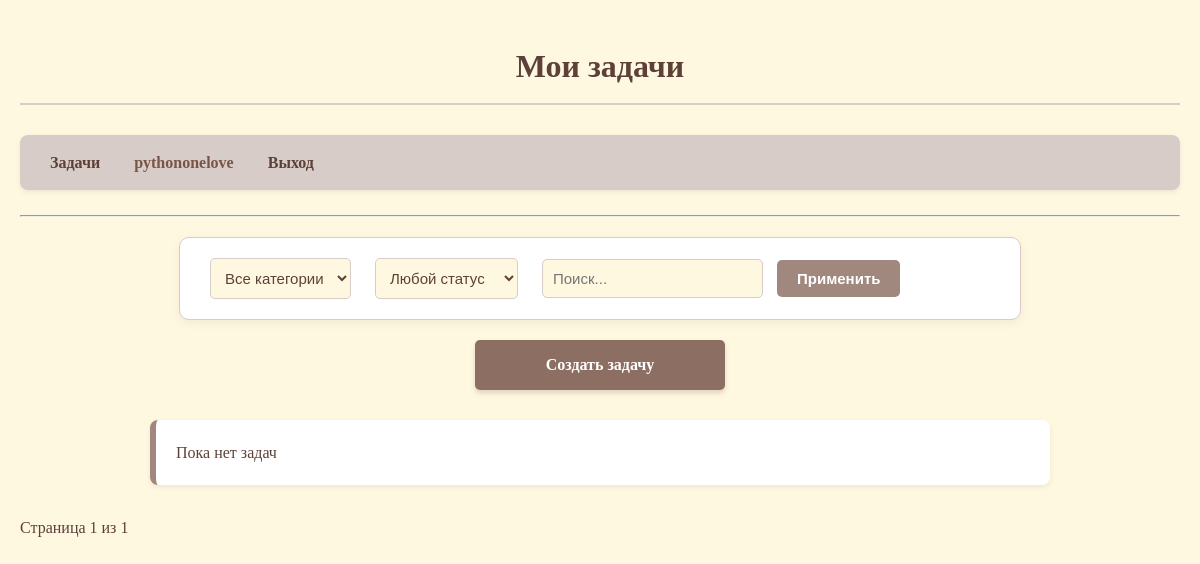
The app's page / (signed in), older data.
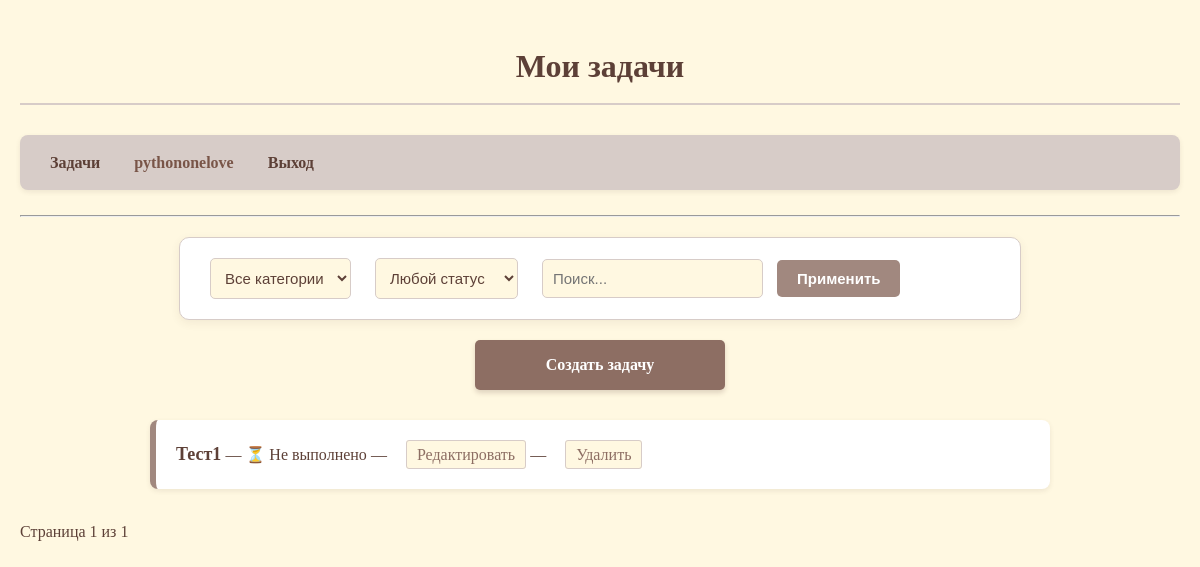
The same page, newer data.
### main/models.py (models this page shows, shortened)
class Task(models.Model):
    title = models.CharField(max_length=200)
    description = models.TextField(blank=True)
    created_at = models.DateTimeField(auto_now_add=True)
    deadline = models.DateField(null=True, blank=True)
    is_done = models.BooleanField(default=False)
    category = models.ForeignKey(Category, on_delete=models.CASCADE, null=True, blank=True)
    executor = models.ForeignKey(User, on_delete=models.SET_NULL, null=True, blank=True)

### main/views.py (the view)
# urls.py: path('', views.tasks_list, name="tasks_list"),
def tasks_list(request):
    if request.user.is_authenticated:
        tasks = Task.objects.filter(executor=request.user)
    else:
        tasks = Task.objects.none()
    category = request.GET.get('category')
    if category:
        tasks = tasks.filter(category__id=category)
    status = request.GET.get('status')
    if status == 'done':
        tasks = tasks.filter(is_done=True)
    elif status == 'not_done':
        tasks = tasks.filter(is_done=False)
    query = request.GET.get('q')
    if query:
        tasks = tasks.filter(title__icontains=query)
    paginator = Paginator(tasks, 5)
    page = request.GET.get('page')
    tasks = paginator.get_page(page)
    return render(request, "tasks_list.html", {
        "tasks": tasks,
        "categories": Category.objects.all()
    })

### main/templates/tasks_list.html (shortened to what this page needs)
<!DOCTYPE html>
<html>
<head>
    {% load static %}
    <link rel="stylesheet" href="{% static 'css/style.css' %}">
</head>
<body>
<h1>Мои задачи</h1>
<nav>
    <a href="{% url 'tasks_list' %}">Задачи</a>
    {% if user.is_authenticated %}
    <span>{{ user.username }}</span>
    <a href="{% url 'custom_logout' %}">Выход</a>
    {% else %}
    <a href="/accounts/login/">Вход</a>
    {% endif %}
</nav>
<hr>
<form method="GET">
    <select name="category">
        <option value="">Все категории</option>
    </select>
    <select name="status">
        <option value="">Любой статус</option>
    </select>
    <input type="text" name="q" placeholder="Поиск...">
    <button type="submit">Применить</button>
</form>
<p><a href="{% url 'task_create' %}">Создать задачу</a></p>
<ul>
    {% for task in tasks %}
    <li>
        <strong>{{ task.title }}</strong> —
        {% if task.is_done %}✔ Выполнено{% else %}⏳ Не выполнено{% endif %}
        — <a href="{% url 'task_update' task.pk %}">Редактировать</a>
        — <a href="{% url 'task_delete' task.pk %}">Удалить</a>
    </li>
    {% empty %}
    <li>Пока нет задач</li>
    {% endfor %}
</ul>
<div>
    Страница {{ tasks.number }} из {{ tasks.paginator.num_pages }}
</div>
</body>
</html>

### main/static/css/style.css (style rules this page uses)
body { background-color: #FFF8E1; font-family: 'Georgia', serif; color: #5D4037; margin: 0; padding: 20px; line-height: 1.6; }
nav { background-color: #D7CCC8; padding: 15px 20px; border-radius: 8px; margin-bottom: 25px; box-shadow: 0 2px 5px rgba(93, 64, 55, 0.1); }
nav a { color: #5D4037; text-decoration: none; margin-right: 20px; font-weight: bold; padding: 5px 10px; border-radius: 4px; }
nav span { color: #795548; font-weight: bold; margin-right: 20px; }
h1 { color: #5D4037; text-align: center; border-bottom: 2px solid #D7CCC8; padding-bottom: 10px; margin-bottom: 30px; }
form[method="GET"] { background-color: white; padding: 20px; border-radius: 10px; margin: 20px auto; max-width: 800px; border: 1px solid #D7CCC8; box-shadow: 0 3px 10px rgba(93, 64, 55, 0.08); }
form[method="GET"] select, form[method="GET"] input[type="text"] { padding: 10px; margin: 0 10px; border: 1px solid #D7CCC8; border-radius: 5px; background-color: #FFF8E1; color: #5D4037; font-size: 15px; }
form[method="GET"] button { background-color: #A1887F; color: white; border: none; padding: 10px 20px; border-radius: 5px; cursor: pointer; font-size: 15px; font-weight: bold; }
a[href*="create"] { display: block; background-color: #8D6E63; color: white; padding: 12px 25px; text-decoration: none; border-radius: 5px; margin: 20px auto; max-width: 200px; text-align: center; font-weight: bold; font-size: 16px; box-shadow: 0 3px 5px rgba(93, 64, 55, 0.2); }
ul { list-style: none; padding: 0; max-width: 900px; margin: 30px auto; }
li { background-color: white; margin: 15px 0; padding: 20px; border-radius: 8px; border-left: 6px solid #A1887F; box-shadow: 0 2px 5px rgba(93, 64, 55, 0.1); transition: all 0.3s ease; }
li strong { color: #5D4037; font-size: 18px; }
li a { color: #8D6E63; text-decoration: none; margin-left: 15px; padding: 5px 10px; border-radius: 3px; background-color: #FFF8E1; border: 1px solid #D7CCC8; }

Row changes from the older to the newer data that the page shows:
added Task: title "Тест1", is_done "⏳ Не выполнено"
Text that changed along with them:
text no longer shown: "Пока нет задач"
